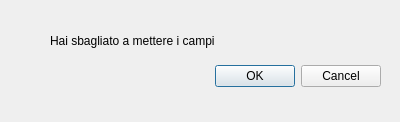
<?xml version="1.0" encoding="UTF-8"?>
<ui version="4.0">
 <class>Dialog</class>
 <widget class="QDialog" name="Dialog">
  <property name="geometry">
   <rect>
    <x>0</x>
    <y>0</y>
    <width>400</width>
    <height>122</height>
   </rect>
  </property>
  <property name="windowTitle">
   <string>Dialog</string>
  </property>
  <widget class="QDialogButtonBox" name="buttonBox">
   <property name="geometry">
    <rect>
     <x>40</x>
     <y>60</y>
     <width>341</width>
     <height>32</height>
    </rect>
   </property>
   <property name="orientation">
    <enum>Qt::Horizontal</enum>
   </property>
   <property name="standardButtons">
    <set>QDialogButtonBox::Cancel|QDialogButtonBox::Ok</set>
   </property>
  </widget>
  <widget class="QLabel" name="label">
   <property name="geometry">
    <rect>
     <x>50</x>
     <y>20</y>
     <width>251</width>
     <height>41</height>
    </rect>
   </property>
   <property name="text">
    <string>Hai sbagliato a mettere i campi</string>
   </property>
  </widget>
 </widget>
 <resources/>
 <connections>
  <connection>
   <sender>buttonBox</sender>
   <signal>accepted()</signal>
   <receiver>Dialog</receiver>
   <slot>accept()</slot>
   <hints>
    <hint type="sourcelabel">
     <x>248</x>
     <y>254</y>
    </hint>
    <hint type="destinationlabel">
     <x>157</x>
     <y>274</y>
    </hint>
   </hints>
  </connection>
  <connection>
   <sender>buttonBox</sender>
   <signal>rejected()</signal>
   <receiver>Dialog</receiver>
   <slot>reject()</slot>
   <hints>
    <hint type="sourcelabel">
     <x>316</x>
     <y>260</y>
    </hint>
    <hint type="destinationlabel">
     <x>286</x>
     <y>274</y>
    </hint>
   </hints>
  </connection>
 </connections>
</ui>
